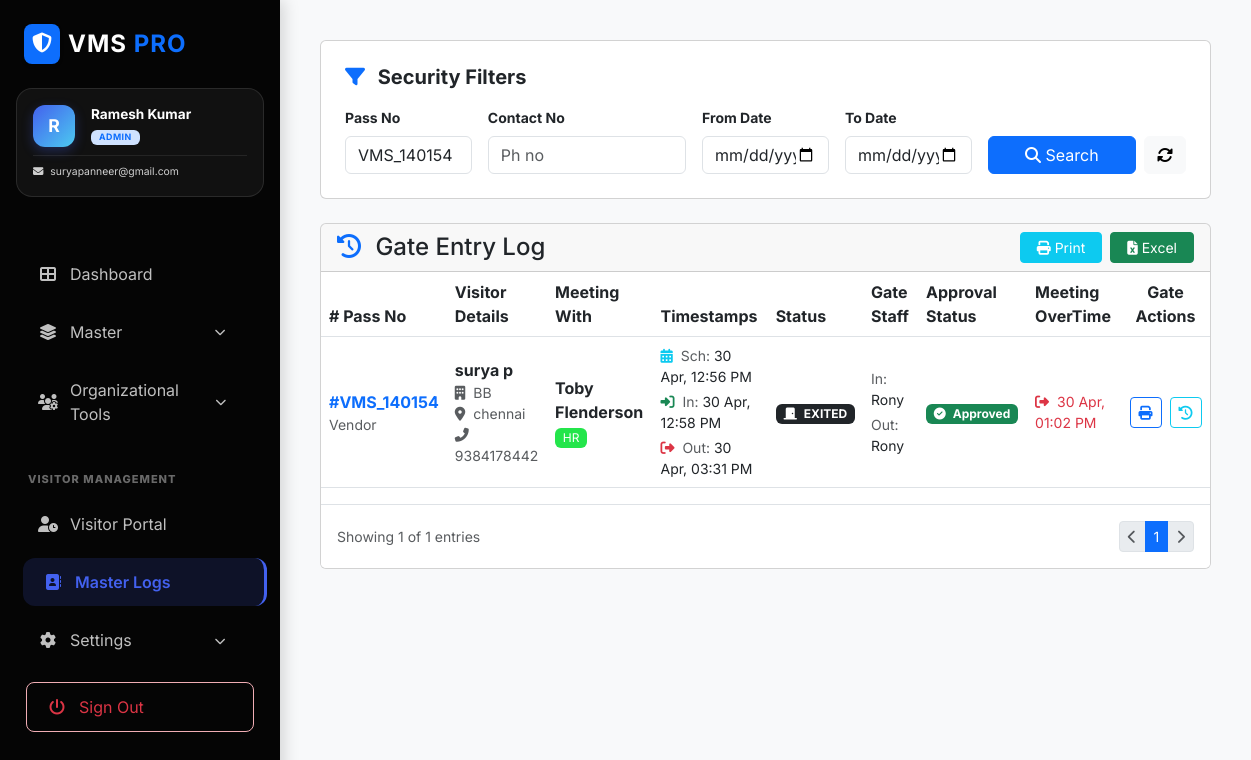
The page /list_visitor.php?pass_no=VMS_140154 (signed in) on the database its author committed.
### tables this page shows
CREATE TABLE `visitor_master` (
  `id` int(11) NOT NULL,
  `pass_no` varchar(50) DEFAULT NULL,
  `img_capture` longtext DEFAULT NULL,
  `person_to_meet` varchar(100) NOT NULL,
  `purpose` varchar(255) NOT NULL,
  `visitor_type` enum('Client','Vendor','Visitor') NOT NULL,
  `company_name` varchar(100) DEFAULT NULL,
  `location` varchar(100) DEFAULT NULL,
  `visitor_name` varchar(100) NOT NULL,
  `contact_no` varchar(15) NOT NULL,
  `email` varchar(100) DEFAULT NULL,
  `meeting_date_time` datetime DEFAULT NULL,
  `devices` text DEFAULT NULL,
  `id_type` varchar(50) DEFAULT NULL,
  `id_upload` varchar(255) DEFAULT NULL,
  `status` enum('Pending','Approved','Rejected') DEFAULT 'Pending',
  `in_time` datetime DEFAULT NULL,
  `out_time` datetime DEFAULT NULL,
  `created_at` timestamp NOT NULL DEFAULT current_timestamp(),
  `vehicle_type` varchar(50) DEFAULT NULL,
  `vehicle_number` varchar(50) DEFAULT NULL,
  `employee_id` int(11) DEFAULT NULL,
  `mobile_count` int(11) DEFAULT NULL,
  `charger_count` int(11) DEFAULT NULL,
  `disc_count` int(11) DEFAULT NULL,
  `laptop_count` int(11) DEFAULT NULL,
  `approval_status` tinyint(4) DEFAULT 0 COMMENT '0=Pending, 1=Approved, 2=Rejected,\r\n3= Schedule',
  `meeting_out_time` datetime DEFAULT NULL,
  `checkin_by` int(11) DEFAULT NULL,
  `checkout_by` int(11) DEFAULT NULL
);

CREATE TABLE `users` (
  `id` int(11) NOT NULL,
  `full_name` varchar(100) NOT NULL,
  `email` varchar(150) NOT NULL,
  `password` varchar(255) NOT NULL,
  `contact_no` varchar(20) DEFAULT NULL,
  `designation` varchar(100) DEFAULT NULL,
  `department` varchar(100) DEFAULT NULL,
  `location` varchar(100) DEFAULT NULL,
  `role` varchar(50) DEFAULT 'employee',
  `reporting_manager` varchar(100) DEFAULT NULL,
  `status` enum('Active','Inactive') DEFAULT 'Active',
  `created_at` timestamp NULL DEFAULT current_timestamp()
);

### list_visitor.php (the view, shortened to what this page needs)
<?php include("includes/config.php"); ?>
<?php
$limit = 10;
$page = isset($_GET['page']) ? (int)$_GET['page'] : 1;
$offset = ($page - 1) * $limit;
$pass_no = $_GET['pass_no'] ?? '';
$from_date = $_GET['from_date'] ?? '';
$to_date = $_GET['to_date'] ?? '';
$count_query = "SELECT COUNT(*) FROM visitor_master WHERE 1=1";
$params = [];
if($pass_no) { $count_query .= " AND pass_no LIKE ?"; $params[] = "%$pass_no%"; }
$total_stmt = $con->prepare($count_query);
$total_stmt->execute($params);
$total_records = $total_stmt->fetchColumn();
$total_pages = ceil($total_records / $limit);
$query = "SELECT v.*, e.full_name AS emp_name, e.department, d.dept_color,
          c.full_name AS checkin_staff, co.full_name AS checkout_staff
          FROM visitor_master v
          LEFT JOIN users e ON v.employee_id = e.id
          LEFT JOIN departments d ON e.department = d.dept_name
          LEFT JOIN users c ON v.checkin_by = c.id
          LEFT JOIN users co ON v.checkout_by = co.id
          WHERE 1=1";
$final_params = [];
if($pass_no) { $query .= " AND v.pass_no LIKE ?"; $final_params[] = "%$pass_no%"; }
$query .= " ORDER BY v.id DESC LIMIT $limit OFFSET $offset";
$stmt = $con->prepare($query);
$stmt->execute($final_params);
$visitors = $stmt->fetchAll(PDO::FETCH_ASSOC);
?>
<?php include("includes/header.php"); ?>
<?php include("includes/sidebar.php"); ?>
<div class="content">
    <div class="content-animate">
        <div class="card p-4 mb-4">
            <h5 class="fw-bold mb-3"><i class="fas fa-filter text-primary me-2"></i> Security Filters</h5>
            <form method="GET">
                <div class="row g-3">
                    <div class="col-md-2">
                        <label class="form-label fw-bold small">Pass No</label>
                        <input type="text" name="pass_no" id="filter_pass_no" class="form-control" placeholder="Search ID" value="<?= htmlspecialchars($_GET['pass_no'] ?? '') ?>">
                    </div>
                    <div class="col-md-3">
                        <label class="form-label fw-bold small">Contact No</label>
                        <input type="text" name="contact_no" class="form-control" placeholder="Ph no" value="<?= htmlspecialchars($_GET['contact_no'] ?? '') ?>">
                    </div>
                    <div class="col-md-2">
                        <label class="form-label fw-bold small">From Date</label>
                        <input type="date" name="from_date" class="form-control" value="<?= $_GET['from_date'] ?? '' ?>">
                    </div>
                    <div class="col-md-2">
                        <label class="form-label fw-bold small">To Date</label>
                        <input type="date" name="to_date" class="form-control" value="<?= $_GET['to_date'] ?? '' ?>">
                    </div>
                    <div class="col-md-3 d-flex align-items-end gap-2">
                        <button class="btn btn-primary flex-grow-1" title="Filter Search"><i class="fas fa-search"></i> Search</button>
                        <a href="list_visitor.php" class="btn btn-light" title="Reset Filter"><i class="fas fa-sync-alt"></i></a>
                    </div>
                </div>
            </form>
        </div>
        <div class="card">
            <div class="card-header d-flex justify-content-between align-items-center">
                <h4 class="mb-0"><i class="fas fa-history text-primary me-2"></i> Gate Entry Log</h4>
                <div class="d-flex gap-2">
                    <button class="btn btn-info btn-sm text-white px-3" onclick="getPrint()" title= "Reports print"><i class="fas fa-print"></i> Print</button>
                    <button class="btn btn-success btn-sm px-3" onclick="exportExcel()" title= "Export the Excel File"><i class="fas fa-file-excel"></i> Excel</button>
                </div>
            </div>
            <div class="card-body p-0">
                <div class="table-responsive">
                    <table class="table table-hover align-middle">
                        <thead>
                            <tr>
                                <th># Pass No</th>
                                <th>Visitor Details</th>
                                <th>Meeting With</th>
                                <th>Timestamps</th>
                                <th>Status</th>
                                <?php if($_SESSION['role'] === 'admin'): ?>
                                    <th>Gate Staff</th>
                                <?php endif; ?>
                                <th>Approval Status</th>
                                <th>Meeting OverTime</th>
                                <th class="text-center">Gate Actions</th>
                            </tr>
                        </thead>
                        <tbody>
                            <?php foreach($visitors as $row): ?>
                            <tr>
                                <td>
                                    <span class="fw-bold text-primary">#<?= htmlspecialchars($row['pass_no']) ?></span>
                                    <div class="small text-muted"><?= htmlspecialchars($row['visitor_type']) ?></div>
                                </td>
                                <td>
                                    <div class="fw-bold"><?= htmlspecialchars($row['visitor_name']) ?></div>
                                    <div class="small text-muted"><i class="fas fa-building me-1"></i> <?= htmlspecialchars($row['company_name'] ?: 'Independent') ?></div>
                                    <div class="small text-muted"><i class="fas fa-map-marker-alt me-1"></i> <?= htmlspecialchars($row['location'] ?: 'Not Specified') ?></div>
                                    <div class="small text-muted"><i class="fas fa-phone-alt me-1"></i> <?= htmlspecialchars($row['contact_no']) ?></div>
                                </td>
                                <td>
                                    <div class="fw-bold"><?= htmlspecialchars($row['emp_name']) ?></div>
                                    <div class="badge fw-normal" style="background: <?= !empty($row['dept_color']) ? $row['dept_color'] : '#f8f9fa' ?>; color: <?= !empty($row['dept_color']) ? '#fff' : '#212529' ?>;">
                                        <?= htmlspecialchars($row['department']) ?>
                                    </div>
                                </td>
                                <td>
                                    <?php if(!empty($row['meeting_date_time'])): ?>
                                    <div class="small mb-1">
                                        <i class="fas fa-calendar-alt text-info me-1"></i>
                                        <span class="text-muted">Sch:</span> <?= date("d M, h:i A", strtotime($row['meeting_date_time'])) ?>
                                    </div>
                                    <?php endif; ?>
                                    <?php if(!empty($row['in_time'])): ?>
                                    <div class="small">
                                        <i class="fas fa-sign-in-alt text-success me-1"></i>
                                        <span class="text-muted">In:</span> <?= date("d M, h:i A", strtotime($row['in_time'])) ?>
                                    </div>
                                    <?php endif; ?>
                                    <?php if(!empty($row['out_time'])): ?>
                                    <div class="small mt-1">
                                        <i class="fas fa-sign-out-alt text-danger me-1"></i>
                                        <span class="text-muted">Out:</span> <?= date("d M, h:i A", strtotime($row['out_time'])) ?>
                                    </div>
                                    <?php endif; ?>
                                </td>
                                <td>
                                    <?php
                                        $is_expired = false;
                                    ?>
                                    <?php if($is_expired): ?>
                                        <span class="badge bg-danger"><i class="fas fa-history me-1"></i> EXPIRED</span>
                                    <?php elseif($row['approval_status'] == 3): ?>
                                        <span class="badge bg-info"><i class="fas fa-calendar-alt me-1"></i> SCHEDULED</span>
                                    <?php elseif(empty($row['out_time'])): ?>
                                        <span class="badge bg-success"><i class="fas fa-door-open me-1"></i> INSIDE</span>
                                    <?php else: ?>
                                        <span class="badge bg-dark"><i class="fas fa-door-closed me-1"></i> EXITED</span>
                                    <?php endif; ?>
                                </td>
                                <?php if($_SESSION['role'] === 'admin'): ?>
                                <td>
                                    <div class="small">
                                        <span class="text-muted"><?= $row['approval_status'] == 3 ? 'Scheduled By:' : 'In:' ?></span> <?= htmlspecialchars($row['checkin_staff'] ?: '—') ?>
                                    </div>
                                    <div class="small mt-1">
                                        <span class="text-muted">Out:</span> <?= htmlspecialchars($row['checkout_staff'] ?: '—') ?>
                                    </div>
                                </td>
                                <?php endif; ?>
                                    <td>
                                        <?php if($row['approval_status'] == 0): ?>
                                            <span class="badge bg-warning text-dark">
                                                <i class="fas fa-clock me-1"></i> Pending
                                            </span>
                                        <?php elseif($row['approval_status'] == 1): ?>
                                            <span class="badge bg-success">
                                                <i class="fas fa-check-circle me-1"></i> Approved
                                            </span>
                                        <?php elseif($row['approval_status'] == 2): ?>
                                            <span class="badge bg-danger">
                                                <i class="fas fa-times-circle me-1"></i> Rejected
                                            </span>
                                        <?php endif; ?>
                                    </td>
                                    <td>
                                        <?php if(!empty($row['meeting_out_time'])): ?>
                                            <div class="small text-danger">
                                                <i class="fas fa-sign-out-alt me-1"></i>
                                                <?= date("d M, h:i A", strtotime($row['meeting_out_time'])) ?>
                                            </div>
                                        <?php endif; ?>
                                    </td>
                                <td>
                                    <div class="d-flex gap-2 justify-content-center">
                                        <?php if($row['approval_status'] == 1): ?>
                                            <a href="receipt.php?pass_no=<?= urlencode($row['pass_no']) ?>"
                                            class="btn btn-outline-primary btn-sm"
                                            title="Print Pass">
                                                <i class="fas fa-print"></i>
                                            </a>
                                            <button class="btn btn-outline-info btn-sm viewTimelineBtn"
                                                title="View Meeting History"
                                                data-id="<?= $row['id'] ?>"
                                                data-name="<?= htmlspecialchars($row['visitor_name']) ?>">
                                                <i class="fas fa-history"></i>
                                            </button>
                                        <?php else: ?>
                                            <span class="text-muted">—</span>
                                        <?php endif; ?>
                                    </div>
                                </td>
                            </tr>
                            <?php endforeach; ?>
                        </tbody>
                    </table>
                </div>
            </div>
            <div class="card-footer bg-white border-top d-flex justify-content-between align-items-center py-3">
                <div class="text-muted small">
                    Showing <?= count($visitors) ?> of <?= $total_records ?> entries
                </div>
                <nav>
                    <ul class="pagination pagination-sm mb-0">
                        <li class="page-item <?= ($page <= 1) ? 'disabled' : '' ?>">
                            <a class="page-link" href="?page=<?= $page-1 ?>&pass_no=<?= $pass_no ?>&visitor_name=<?= $visitor_name ?>&from_date=<?= $from_date ?>&to_date=<?= $to_date ?>"><i class="fas fa-chevron-left"></i></a>
                        </li>
                        <?php for($i = 1; $i <= $total_pages; $i++): ?>
                            <li class="page-item <?= ($i == $page) ? 'active' : '' ?>">
                                <a class="page-link" href="?page=<?= $i ?>&pass_no=<?= $pass_no ?>&visitor_name=<?= $visitor_name ?>&from_date=<?= $from_date ?>&to_date=<?= $to_date ?>"><?= $i ?></a>
                            </li>
                        <?php endfor; ?>
                        <li class="page-item <?= ($page >= $total_pages) ? 'disabled' : '' ?>">
                            <a class="page-link" href="?page=<?= $page+1 ?>&pass_no=<?= $pass_no ?>&visitor_name=<?= $visitor_name ?>&from_date=<?= $from_date ?>&to_date=<?= $to_date ?>"><i class="fas fa-chevron-right"></i></a>
                        </li>
                    </ul>
                </nav>
            </div>
        </div>
    </div>
</div>
<?php include("includes/footer.php"); ?>

### assets/css/style.css (style rules this page uses)
:root { --primary-color: #4361ee; --secondary-color: #3f37c9; --bg-color: #f8f9fa; --sidebar-bg: #000000; --card-shadow: 0 10px 30px rgba(0, 0, 0, 0.08); }
body { margin: 0; font-family: 'Inter', system-ui, -apple-system, sans-serif; background-color: var(--bg-color); color: #2d3436; }
.content { margin-left: 280px; padding: 40px; min-height: 100vh; transition: margin-left 0.3s ease; }

### rows shown on the page
visitor_master: pass_no "VMS_140154", visitor_type "Vendor", visitor_name "surya p", company_name "BB", location "chennai", contact_no "9384178442", users.full_name "Toby Flenderson", users.department "HR", meeting_date_time "30 Apr, 12:56 PM", in_time "30 Apr, 12:58 PM", out_time "30 Apr, 03:31 PM", approval_status 1 (drawn), shows "In:", users.full_name "Rony", meeting_out_time "30 Apr, 01:02 PM"

### other values the page prints
substr($user_name, 0, 1) "R"
$user_name "Ramesh Kumar"
$user_role "ADMIN"
$user_email "suryapanneer@gmail.com"
count($visitors) "1"
$total_records "1"
